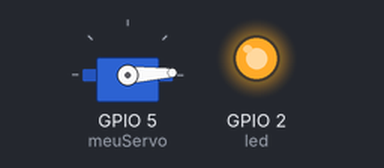
Recording of a sketch running on a simulated ESP32. On the bench: servo, output pins drawn as LEDs (lit = HIGH).

Above: at 0.05 s.
At 1.15 s:
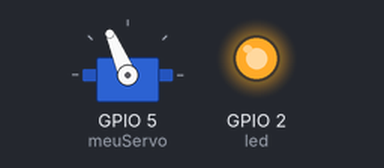
At 2.3 s:
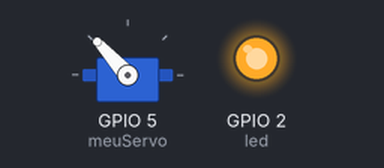
At 4.6 s:
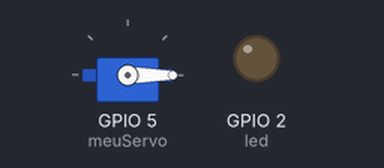
Timing chart, 0 to 6.0 s (numbered marks = the images above):
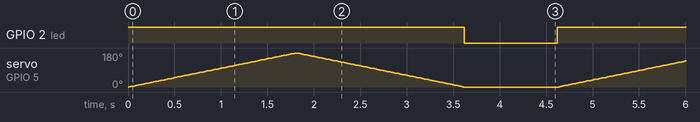

The sketch:

testedoservomotor.ino
```cpp
#include <ESP32Servo.h>

Servo meuServo;
int led = 2;

void setup()
{
  pinMode(led, OUTPUT);
}
void loop()
{
  meuServo.attach(5);// essa funçao nao pode ficar no setup
  digitalWrite(led, 1);
    for(int angulo=0; angulo<=180; angulo++) // Aumenta o angulo do servo ate chegar em 180 graus
    {
      meuServo.write(angulo);
      delay(10);
    }
    for(int angulo=180; angulo>=0; angulo--)// Diminui o angulo do servo
    {
      meuServo.write(angulo);
      delay(10);
    }
    digitalWrite(led, 0);
    delay(1000);

  meuServo.detach();
}
```

Measured:
- by itself, GPIO 2 (led): alternates HIGH for 3.6 s and LOW for 1.0 s
